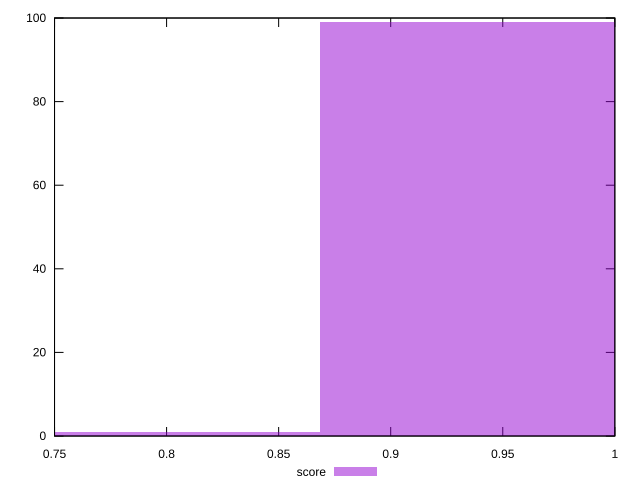

This figure's gnuplot source:
reset

$score <<EOF
0.8016232181196965 1
0.9352270878063126 99
EOF

set key outside below
set boxwidth 0.13360386968661608
set xrange [0.75:1]
set yrange [0:100]
set trange [0:100]
set style fill transparent solid 0.5 noborder
set terminal svg size 640, 490 enhanced background rgb 'white'
set output "reports/report_00031_2021-02-24T23-18-18.084Z/unminified-javascript/samples/astro/score/histogram.svg"

plot $score title "score" with boxes

reset
